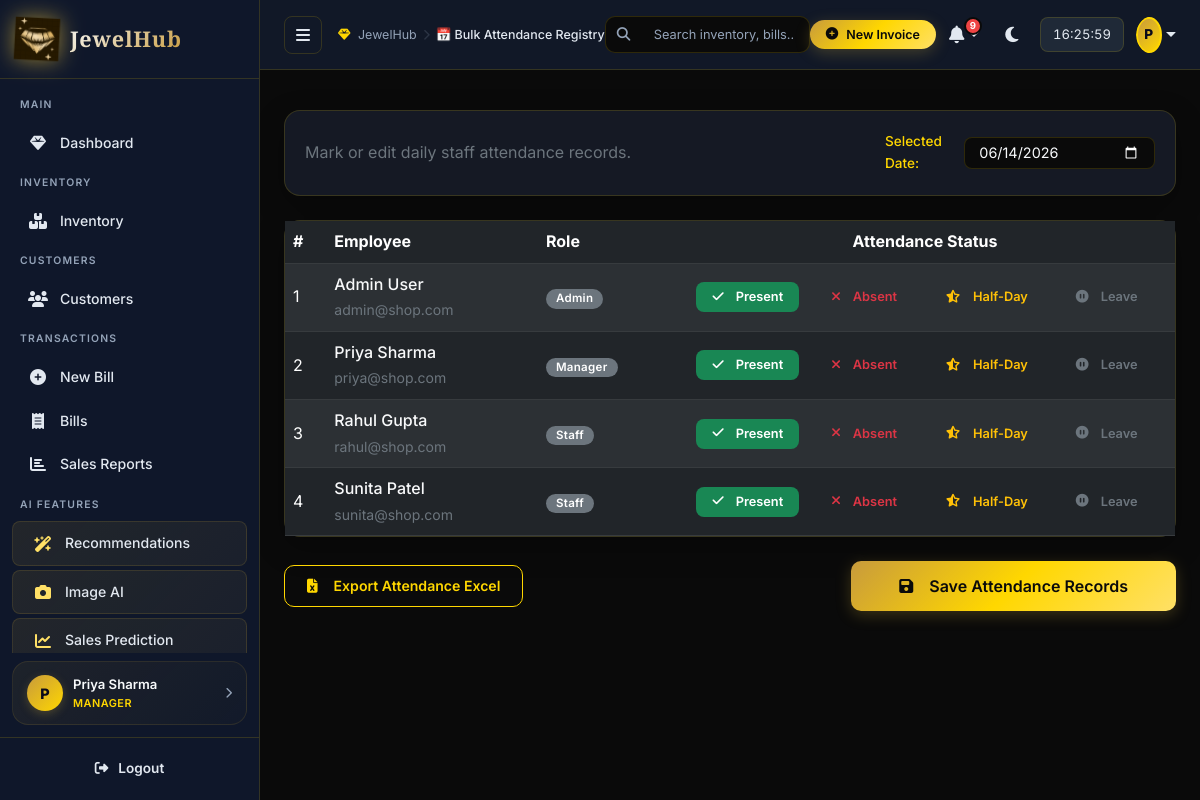
Page /employees/attendance (signed in) on the committed database.
### tables this page shows
CREATE TABLE employees (
        employee_id   INTEGER PRIMARY KEY AUTOINCREMENT,
        name          TEXT    NOT NULL,
        phone         TEXT,
        email         TEXT    UNIQUE,
        address       TEXT,
        role          TEXT    NOT NULL DEFAULT 'Staff',   -- Admin | Manager | Staff
        salary        REAL    DEFAULT 0,
        join_date     TEXT    DEFAULT (date('now')),
        password_hash TEXT    NOT NULL,
        is_active     INTEGER DEFAULT 1,
        created_at    TEXT    DEFAULT (datetime('now'))
    );

### routes/employee_routes.py (the view, shortened to what this page needs)
@employee_bp.route('/attendance', methods=['GET', 'POST'])
@role_required('admin', 'manager')
def attendance():
    from database.models import get_all_employees, get_attendance_for_date, save_attendance
    today     = str(date.today())
    att_date  = request.args.get('date', today)
    employees   = get_all_employees(only_active=True)
    att_records = get_attendance_for_date(att_date)  # {emp_id: status}
    return render_template('employees/attendance.html',
                           employees=employees, att_records=att_records,
                           att_date=att_date, today=today)

### database/models.py (called while the page is built)
def get_db():
    if 'db' not in g:
        g.db = sqlite3.connect(
            current_app.config['DATABASE_PATH'],
            detect_types=sqlite3.PARSE_DECLTYPES | sqlite3.PARSE_COLNAMES
        )
        g.db.row_factory = sqlite3.Row
        g.db.execute("PRAGMA foreign_keys = ON")
    return g.db

def query(sql, args=(), one=False):
    cur = get_db().execute(sql, args)
    rv = cur.fetchall()
    return (dict(rv[0]) if rv else None) if one else [dict(r) for r in rv]

def get_all_employees(search='', role='', only_active=True, active_only=None):
    if active_only is not None:
        only_active = active_only
    conditions = []
    args = []
    if only_active:
        conditions.append("is_active = 1")
    if search:
        conditions.append("(name LIKE ? OR phone LIKE ? OR email LIKE ?)")
        t = f"%{search}%"
        args.extend([t, t, t])
    if role:
        conditions.append("role = ?")
        args.append(role)
    where = "WHERE " + " AND ".join(conditions) if conditions else ""
    return query(f"SELECT * FROM employees {where} ORDER BY role, name", args)

def get_employee_by_id(emp_id):
    return query("SELECT * FROM employees WHERE employee_id=?", (emp_id,), one=True)

def get_attendance_for_date(date_str):
    rows = query("""
        SELECT employee_id, status
        FROM attendance
        WHERE work_date = ?
    """, (date_str,))
    return {r['employee_id']: r['status'] for r in rows}

### modules/auth.py (called while the page is built)
def get_employee_by_id(emp_id):
    data = _get_emp(emp_id)
    return Employee(data) if data else None

    @property
    def name(self):        return self._data['name']

    @property
    def role(self):        return self._data['role']

    @property
    def is_active(self):   return bool(self._data.get('is_active', 1))

### routes/auth_routes.py (called while the page is built)
def role_required(*roles):
    def decorator(f):
        @wraps(f)
        @login_required
        def decorated(*args, **kwargs):
            if getattr(current_user, 'role', '').lower() not in [r.lower() for r in roles]:
                flash(f'Access denied. Requires one of: {", ".join(roles)}.', 'danger')
                return redirect(url_for('dashboard.index'))
            return f(*args, **kwargs)
        return decorated
    return decorator

### templates/employees/attendance.html (shortened to what this page needs)
{% extends "base.html" %}
{% block page_title %}📅 Bulk Attendance Registry{% endblock %}
{% block content %}
<div class="animate-in">
    <div class="card card-glass mb-4">
        <div class="card-body d-flex flex-wrap justify-content-between align-items-center gap-3">
            <div class="text-secondary">Mark or edit daily staff attendance records.</div>
            <form method="GET" action="{{ url_for('employee.attendance') }}" class="d-flex align-items-center gap-2">
                <label class="form-label text-gold mb-0 small me-2">Selected Date:</label>
                <input type="date" name="date" class="form-control form-control-dark py-1" value="{{ att_date }}" onchange="this.form.submit()"/>
            </form>
        </div>
    </div>
    <form method="POST" action="{{ url_for('employee.attendance') }}">
        <div class="card card-glass mb-4">
            <div class="card-body p-0">
                <div class="table-responsive">
                    <table class="table table-dark table-striped align-middle mb-0">
                        <thead>
                            <tr>
                                <th>#</th>
                                <th>Employee</th>
                                <th>Role</th>
                                <th class="text-center" style="width: 500px;">Attendance Status</th>
                            </tr>
                        </thead>
                        <tbody>
                            {% if employees %}
                                {% for emp in employees %}
                                {% set status = att_records.get(emp.employee_id, 'Present') %}
                                <tr>
                                    <td>{{ loop.index }}</td>
                                    <td>
                                        <div class="text-light fw-medium">{{ emp.name }}</div>
                                        <small class="text-secondary">{{ emp.email }}</small>
                                    </td>
                                    <td>
                                        <span class="badge bg-secondary">{{ emp.role }}</span>
                                    </td>
                                    <td>
                                        <div class="d-flex justify-content-center gap-3">
                                            <label class="btn btn-outline-success btn-sm px-3" for="pres_{{ emp.employee_id }}">
                                                <i class="fas fa-check me-1"></i>Present
                                            </label>
                                            <label class="btn btn-outline-danger btn-sm px-3" for="abs_{{ emp.employee_id }}">
                                                <i class="fas fa-times me-1"></i>Absent
                                            </label>
                                            <label class="btn btn-outline-warning btn-sm px-3" for="half_{{ emp.employee_id }}">
                                                <i class="fas fa-star-half-stroke me-1"></i>Half-Day
                                            </label>
                                            <label class="btn btn-outline-secondary btn-sm px-3" for="leave_{{ emp.employee_id }}">
                                                <i class="fas fa-circle-pause me-1"></i>Leave
                                            </label>
                                        </div>
                                    </td>
                                </tr>
                                {% endfor %}
                            {% else %}
                                <tr>
                                    <td colspan="4" class="text-center text-secondary py-5">No active employees found in system database.</td>
                                </tr>
                            {% endif %}
                        </tbody>
                    </table>
                </div>
            </div>
        </div>
        <div class="d-flex justify-content-between align-items-center">
            <a href="{{ url_for('employee.export_attendance', date=att_date) }}" class="btn btn-outline-gold">
                <i class="fas fa-file-excel me-2"></i>Export Attendance Excel
            </a>
            <button type="submit" class="btn btn-gold btn-lg px-5">
                <i class="fas fa-save me-2"></i>Save Attendance Records
            </button>
        </div>
    </form>
</div>
{% endblock %}

### templates/base.html (shortened to what this page needs)
<!DOCTYPE html>
<html lang="en">
<head>
<link href="https://cdn.jsdelivr.net/npm/bootstrap@5.3.0/dist/css/bootstrap.min.css" rel="stylesheet"/>
<link href="https://cdnjs.cloudflare.com/ajax/libs/font-awesome/6.4.0/css/all.min.css" rel="stylesheet"/>
<link href="https://cdn.datatables.net/1.13.6/css/dataTables.bootstrap5.min.css" rel="stylesheet"/>
<link href="{{ url_for('static', filename='css/style.css') }}" rel="stylesheet"/>
</head>
<body>
<div id="sidebar" class="sidebar">
  <div class="sidebar-logo">
    <img src="{{ url_for('static', filename='img/logo.png') }}" alt="JewelHub Logo"/>
    <span>JewelHub</span>
  </div>
  {% set role = current_user.role.lower() if current_user.is_authenticated else '' %}
  <nav class="sidebar-nav">
    <div class="nav-section"><span class="nav-section-title">MAIN</span></div>
    <a href="{{ url_for('dashboard.index') }}" class="nav-item {% if request.endpoint == 'dashboard.index' %}active{% endif %}">
      <i class="fas fa-gem"></i><span>Dashboard</span>
    </a>
    {% if role in ('admin', 'manager', 'staff', 'cashier') %}
    <div class="nav-section"><span class="nav-section-title">INVENTORY</span></div>
    <a href="{{ url_for('inventory.list_items') }}" class="nav-item {% if 'inventory' in request.endpoint %}active{% endif %}">
      <i class="fas fa-boxes-stacked"></i><span>Inventory</span>
    </a>
    {% endif %}
    {% if role in ('admin', 'manager', 'staff') %}
    <div class="nav-section"><span class="nav-section-title">CUSTOMERS</span></div>
    <a href="{{ url_for('customer.list_customers') }}" class="nav-item {% if 'customer' in request.endpoint %}active{% endif %}">
      <i class="fas fa-users"></i><span>Customers</span>
    </a>
    {% endif %}
    {% if role in ('admin', 'manager', 'staff', 'cashier') %}
    <div class="nav-section"><span class="nav-section-title">TRANSACTIONS</span></div>
    <a href="{{ url_for('billing.new_bill') }}" class="nav-item {% if request.endpoint == 'billing.new_bill' %}active{% endif %}">
      <i class="fas fa-plus-circle"></i><span>New Bill</span>
    </a>
    <a href="{{ url_for('billing.bill_history') }}" class="nav-item {% if request.endpoint == 'billing.bill_history' %}active{% endif %}">
      <i class="fas fa-receipt"></i><span>Bills</span>
    </a>
    {% endif %}
    {% if role in ('admin', 'manager') %}
    <a href="{{ url_for('sales.daily_report') }}" class="nav-item {% if 'sales' in request.endpoint %}active{% endif %}">
      <i class="fas fa-chart-bar"></i><span>Sales Reports</span>
    </a>
    {% endif %}
    {% if role in ('admin', 'manager') %}
    <div class="nav-section"><span class="nav-section-title">AI FEATURES</span></div>
    <a href="{{ url_for('ai.recommendations') }}" class="nav-item ai-link {% if 'recommendation' in request.endpoint %}active{% endif %}">
      <i class="fas fa-wand-magic-sparkles"></i><span>Recommendations</span>
    </a>
    <a href="{{ url_for('ai.image_recognition') }}" class="nav-item ai-link {% if 'image_recognition' in request.endpoint %}active{% endif %}">
      <i class="fas fa-camera"></i><span>Image AI</span>
    </a>
    <a href="{{ url_for('ai.sales_prediction') }}" class="nav-item ai-link {% if 'prediction' in request.endpoint %}active{% endif %}">
      <i class="fas fa-chart-line"></i><span>Sales Prediction</span>
    </a>
    {% endif %}
  </nav>
  <a href="{{ url_for('auth.profile') }}" class="sidebar-profile-card">
    <div class="spc-avatar">{{ current_user.name[0].upper() if current_user.is_authenticated else '?' }}</div>
    <div class="spc-info">
      <div class="spc-name">{{ current_user.name if current_user.is_authenticated else 'Guest' }}</div>
      <div class="spc-role">{{ (current_user.role or 'staff')|upper if current_user.is_authenticated else '' }}</div>
    </div>
    <i class="fas fa-chevron-right spc-chevron"></i>
  </a>
  <div class="sidebar-footer">
    <a href="{{ url_for('auth.logout') }}" class="text-danger-soft w-100 justify-content-center py-2" style="font-weight: 600; border-radius: 8px;">
      <i class="fas fa-sign-out-alt"></i><span>Logout</span>
    </a>
  </div>
</div>
<div id="main-content" class="main-content">
  <div class="topbar px-4 py-3">
    <div class="topbar-left d-flex align-items-center gap-3">
      <button id="sidebarToggle" class="btn-toggle" onclick="toggleSidebar()">
        <i class="fas fa-bars"></i>
      </button>
      <div class="dash-breadcrumb d-none d-md-flex">
        <span class="bc-home"><i class="fas fa-gem me-1 text-gold"></i> JewelHub</span>
        <span class="bc-sep"><i class="fas fa-chevron-right" style="font-size: 0.7rem; opacity: 0.5;"></i></span>
        <span class="bc-current">{% block page_title %}Dashboard{% endblock %}</span>
      </div>
    </div>
    <div class="topbar-search d-none d-lg-flex position-relative align-items-center" style="width: 320px;">
      <i class="fas fa-search position-absolute text-muted" style="left: 12px; font-size: 0.85rem;"></i>
      <input type="text" class="form-control ps-5 py-2 w-100" placeholder="Search inventory, bills..." style="font-size: 0.8rem; border-radius: 10px;" onkeyup="if(event.key === 'Enter') window.location.href='/inventory?search=' + this.value;">
    </div>
    <div class="topbar-right d-flex align-items-center gap-2">
      <a href="{{ url_for('billing.new_bill') }}" class="btn btn-gold btn-sm d-none d-sm-inline-flex px-3 rounded-pill" style="font-size: 0.78rem;">
        <i class="fas fa-plus-circle"></i> New Invoice
      </a>
      <div class="dropdown">
        <button class="topbar-btn dropdown-toggle border-0" type="button" id="notifDropdownBtn" data-bs-toggle="dropdown" aria-expanded="false" onclick="loadDropdownNotifications()">
          <i class="fas fa-bell"></i>
          <span class="notif-badge" id="notifCount" style="display:none">0</span>
        </button>
      </div>
      <button class="topbar-btn" onclick="toggleTheme()" title="Toggle theme">
        <i class="fas fa-moon" id="themeIcon"></i>
      </button>
      <span class="topbar-clock d-none d-sm-inline-block" id="topClock"></span>
      <div class="dropdown ms-1">
        <button class="topbar-btn dropdown-toggle p-0 border-0" type="button" data-bs-toggle="dropdown" aria-expanded="false" style="border-radius:50%; overflow:hidden;">
          <div class="topbar-avatar" style="width:36px; height:36px; border-radius:50%; background: linear-gradient(135deg, var(--gold-dark), var(--gold)); color:#0A0A1A; font-weight:800; display:flex; align-items:center; justify-content:center; font-size: 0.85rem;">
            {{ current_user.name[0].upper() if current_user.is_authenticated else '?' }}
          </div>
        </button>
      </div>
    </div>
  </div>
  <div class="flash-area px-4 pt-3">
  </div>
  <div class="page-content">
    {% block content %}{% endblock %}
  </div>
</div>
</body>
</html>

### rows in the picture
employees: name "P", name "Priya Sharma", role "MANAGER", email "priya@shop.com", role "Manager"
employees: name "Admin User", email "admin@shop.com", role "Admin"
employees: name "Rahul Gupta", email "rahul@shop.com", role "Staff"
employees: name "Sunita Patel", email "sunita@shop.com", role "Staff"
